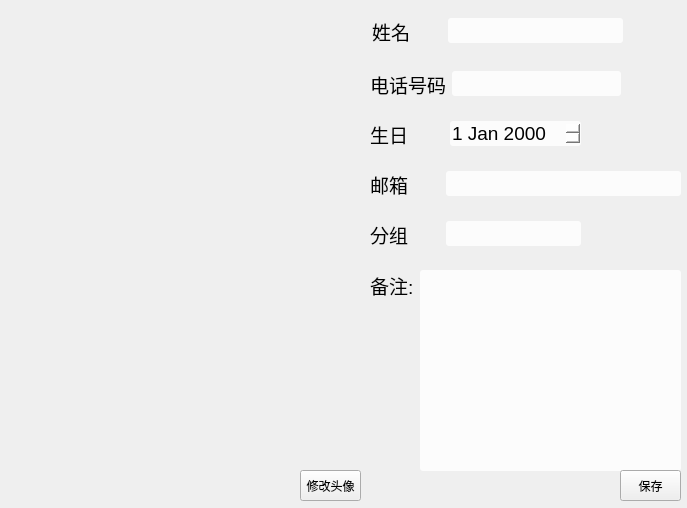
<?xml version="1.0" encoding="UTF-8"?>
<ui version="4.0">
 <class>Modify_func</class>
 <widget class="QWidget" name="Modify_func">
  <property name="geometry">
   <rect>
    <x>0</x>
    <y>0</y>
    <width>687</width>
    <height>508</height>
   </rect>
  </property>
  <property name="minimumSize">
   <size>
    <width>687</width>
    <height>508</height>
   </size>
  </property>
  <property name="maximumSize">
   <size>
    <width>687</width>
    <height>508</height>
   </size>
  </property>
  <property name="windowTitle">
   <string>查看</string>
  </property>
  <widget class="QLabel" name="image_lable">
   <property name="geometry">
    <rect>
     <x>10</x>
     <y>10</y>
     <width>341</width>
     <height>461</height>
    </rect>
   </property>
   <property name="text">
    <string/>
   </property>
  </widget>
  <widget class="QPushButton" name="photo_pb">
   <property name="geometry">
    <rect>
     <x>300</x>
     <y>470</y>
     <width>61</width>
     <height>31</height>
    </rect>
   </property>
   <property name="text">
    <string>修改头像</string>
   </property>
  </widget>
  <widget class="QPlainTextEdit" name="plainTextEdit">
   <property name="geometry">
    <rect>
     <x>420</x>
     <y>270</y>
     <width>261</width>
     <height>201</height>
    </rect>
   </property>
   <property name="styleSheet">
    <string notr="true">#plainTextEdit
{
background-color: rgba(255, 255, 255,0.8);/* 透明度 */
border-radius: 3px; /* 边框圆角 */
font-size: 14pt; /* 文本字体大小 */
}</string>
   </property>
  </widget>
  <widget class="QLabel" name="label_6">
   <property name="geometry">
    <rect>
     <x>370</x>
     <y>270</y>
     <width>51</width>
     <height>31</height>
    </rect>
   </property>
   <property name="font">
    <font>
     <pointsize>14</pointsize>
    </font>
   </property>
   <property name="text">
    <string>备注:</string>
   </property>
  </widget>
  <widget class="QPushButton" name="pushButton">
   <property name="geometry">
    <rect>
     <x>620</x>
     <y>470</y>
     <width>61</width>
     <height>31</height>
    </rect>
   </property>
   <property name="text">
    <string>保存</string>
   </property>
  </widget>
  <widget class="QWidget" name="">
   <property name="geometry">
    <rect>
     <x>372</x>
     <y>17</y>
     <width>251</width>
     <height>28</height>
    </rect>
   </property>
   <layout class="QHBoxLayout" name="horizontalLayout">
    <item>
     <widget class="QLabel" name="label">
      <property name="font">
       <font>
        <pointsize>14</pointsize>
       </font>
      </property>
      <property name="text">
       <string>姓名      </string>
      </property>
     </widget>
    </item>
    <item>
     <widget class="QLineEdit" name="name_le">
      <property name="styleSheet">
       <string notr="true">#name_le
{
background-color: rgba(255, 255, 255,0.8);/* 透明度 */
border-radius: 3px; /* 边框圆角 */
font-size: 14pt; /* 文本字体大小 */
}</string>
      </property>
     </widget>
    </item>
   </layout>
  </widget>
  <widget class="QWidget" name="">
   <property name="geometry">
    <rect>
     <x>370</x>
     <y>70</y>
     <width>251</width>
     <height>28</height>
    </rect>
   </property>
   <layout class="QHBoxLayout" name="horizontalLayout_2">
    <item>
     <widget class="QLabel" name="label_3">
      <property name="font">
       <font>
        <pointsize>14</pointsize>
       </font>
      </property>
      <property name="text">
       <string>电话号码</string>
      </property>
     </widget>
    </item>
    <item>
     <widget class="QLineEdit" name="phone_le">
      <property name="styleSheet">
       <string notr="true">#phone_le
{
background-color: rgba(255, 255, 255,0.8);/* 透明度 */
border-radius: 3px; /* 边框圆角 */
font-size: 14pt; /* 文本字体大小 */
}</string>
      </property>
     </widget>
    </item>
   </layout>
  </widget>
  <widget class="QWidget" name="">
   <property name="geometry">
    <rect>
     <x>370</x>
     <y>120</y>
     <width>211</width>
     <height>28</height>
    </rect>
   </property>
   <layout class="QHBoxLayout" name="horizontalLayout_3">
    <item>
     <widget class="QLabel" name="label_2">
      <property name="font">
       <font>
        <pointsize>14</pointsize>
       </font>
      </property>
      <property name="text">
       <string>生日     </string>
      </property>
     </widget>
    </item>
    <item>
     <widget class="QDateEdit" name="dateEdit">
      <property name="styleSheet">
       <string notr="true">#dateEdit
{
background-color: rgba(255, 255, 255,0.8);/* 透明度 */
border-radius: 3px; /* 边框圆角 */
font-size: 14pt; /* 文本字体大小 */
}</string>
      </property>
     </widget>
    </item>
   </layout>
  </widget>
  <widget class="QWidget" name="">
   <property name="geometry">
    <rect>
     <x>370</x>
     <y>170</y>
     <width>311</width>
     <height>28</height>
    </rect>
   </property>
   <layout class="QHBoxLayout" name="horizontalLayout_4">
    <item>
     <widget class="QLabel" name="label_4">
      <property name="font">
       <font>
        <pointsize>14</pointsize>
       </font>
      </property>
      <property name="text">
       <string>邮箱      </string>
      </property>
     </widget>
    </item>
    <item>
     <widget class="QLineEdit" name="email_le">
      <property name="styleSheet">
       <string notr="true">#email_le
{
background-color: rgba(255, 255, 255,0.8);/* 透明度 */
border-radius: 3px; /* 边框圆角 */
font-size: 14pt; /* 文本字体大小 */
}</string>
      </property>
     </widget>
    </item>
   </layout>
  </widget>
  <widget class="QWidget" name="">
   <property name="geometry">
    <rect>
     <x>370</x>
     <y>220</y>
     <width>211</width>
     <height>28</height>
    </rect>
   </property>
   <layout class="QHBoxLayout" name="horizontalLayout_5">
    <item>
     <widget class="QLabel" name="label_5">
      <property name="font">
       <font>
        <pointsize>14</pointsize>
       </font>
      </property>
      <property name="text">
       <string>分组      </string>
      </property>
     </widget>
    </item>
    <item>
     <widget class="QLineEdit" name="type_le">
      <property name="styleSheet">
       <string notr="true">#type_le
{
background-color: rgba(255, 255, 255,0.8);/* 透明度 */
border-radius: 3px; /* 边框圆角 */
font-size: 14pt; /* 文本字体大小 */
}</string>
      </property>
     </widget>
    </item>
   </layout>
  </widget>
 </widget>
 <resources/>
 <connections/>
</ui>
